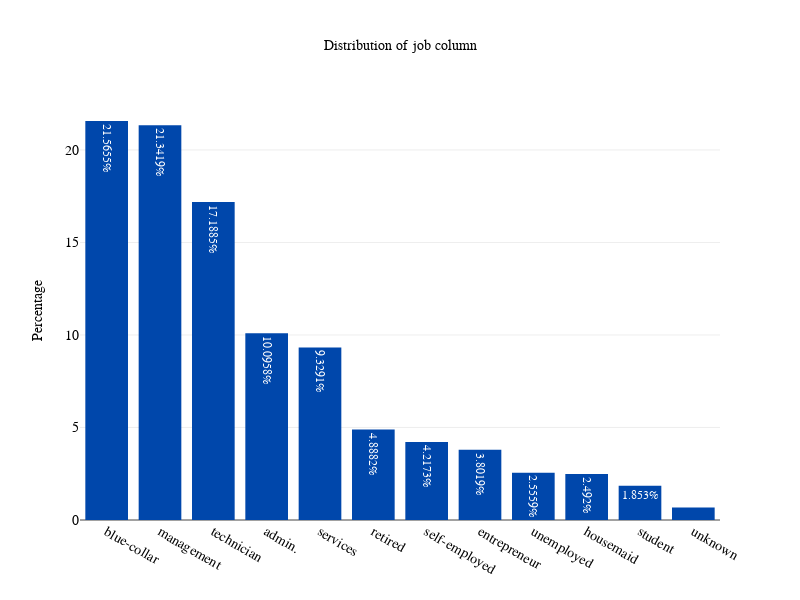
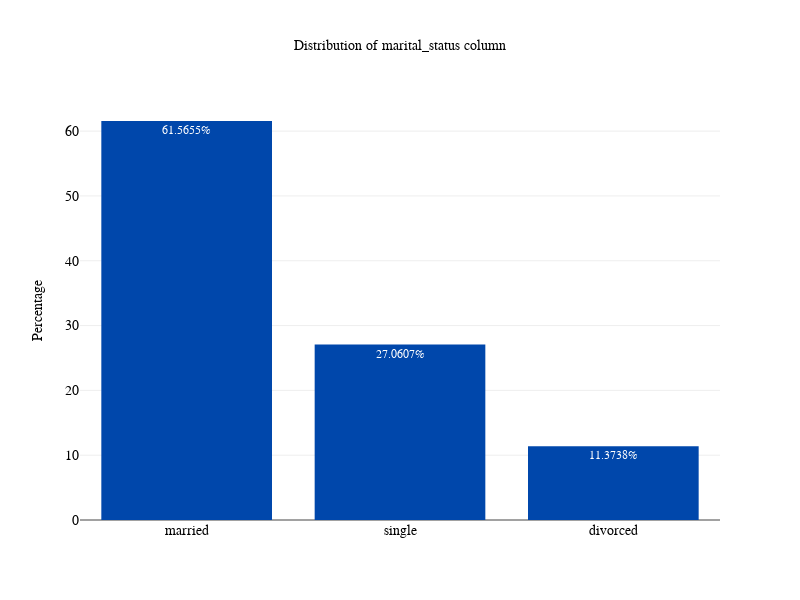
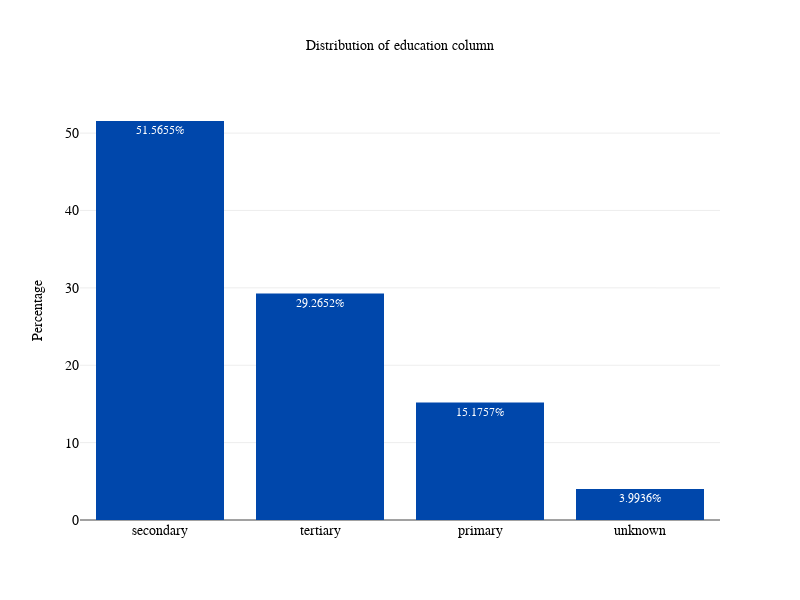
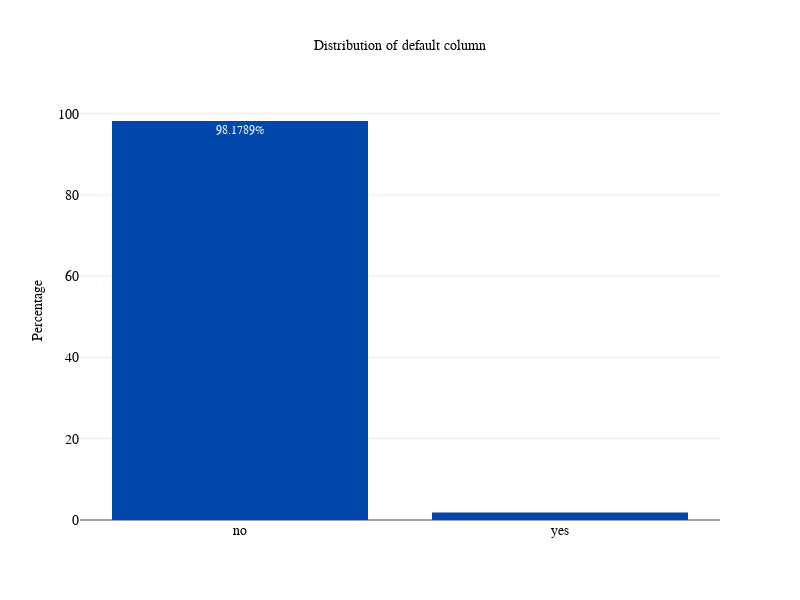

The notebook cell these images were saved under, in order:
### Code cell
for i in cat_Var_Names:
        plot_bar(trainingData ,i)

### Figure 1 — Plotly figure (JSON) as saved in the notebook; plotly's stock layout.template omitted (floating-point values rounded to 4 significant figures)
{"data": [{"marker": {"color": "#0047AB"}, "text": ["21.5655%", "21.3419%", "17.1885%", "10.0958%", "9.3291%", "4.8882%", "4.2173%", "3.8019%", "2.5559%", "2.492%", "1.853%", "0.6709%"], "textposition": "auto", "type": "bar", "x": ["blue-collar", "management", "technician", "admin.", "services", "retired", "self-employed", "entrepreneur", "unemployed", "housemaid", "student", "unknown"], "y": [21.57, 21.34, 17.19, 10.1, 9.329, 4.888, 4.217, 3.802, 2.556, 2.492, 1.853, 0.6709]}], "layout": {"autosize": false, "font": {"color": "white", "family": "Courier New, monospace", "size": 12}, "height": 600, "title": "Distribution of job column", "titlefont": {"color": "black", "family": "Courier New, monospace", "size": 14}, "width": 800, "xaxis": {"tickfont": {"color": "black", "family": "Courier New, monospace", "size": 14}}, "yaxis": {"tickfont": {"color": "black", "family": "Courier New, monospace", "size": 14}, "title": "Percentage", "titlefont": {"color": "black", "size": 14}}}}

### Figure 2 — Plotly figure (JSON) as saved in the notebook; plotly's stock layout.template omitted (floating-point values rounded to 4 significant figures)
{"data": [{"marker": {"color": "#0047AB"}, "text": ["61.5655%", "27.0607%", "11.3738%"], "textposition": "auto", "type": "bar", "x": ["married", "single", "divorced"], "y": [61.57, 27.06, 11.37]}], "layout": {"autosize": false, "font": {"color": "white", "family": "Courier New, monospace", "size": 12}, "height": 600, "title": "Distribution of marital_status column", "titlefont": {"color": "black", "family": "Courier New, monospace", "size": 14}, "width": 800, "xaxis": {"tickfont": {"color": "black", "family": "Courier New, monospace", "size": 14}}, "yaxis": {"tickfont": {"color": "black", "family": "Courier New, monospace", "size": 14}, "title": "Percentage", "titlefont": {"color": "black", "size": 14}}}}

### Figure 3 — Plotly figure (JSON) as saved in the notebook; plotly's stock layout.template omitted (floating-point values rounded to 4 significant figures)
{"data": [{"marker": {"color": "#0047AB"}, "text": ["51.5655%", "29.2652%", "15.1757%", "3.9936%"], "textposition": "auto", "type": "bar", "x": ["secondary", "tertiary", "primary", "unknown"], "y": [51.57, 29.27, 15.18, 3.994]}], "layout": {"autosize": false, "font": {"color": "white", "family": "Courier New, monospace", "size": 12}, "height": 600, "title": "Distribution of education column", "titlefont": {"color": "black", "family": "Courier New, monospace", "size": 14}, "width": 800, "xaxis": {"tickfont": {"color": "black", "family": "Courier New, monospace", "size": 14}}, "yaxis": {"tickfont": {"color": "black", "family": "Courier New, monospace", "size": 14}, "title": "Percentage", "titlefont": {"color": "black", "size": 14}}}}

### Figure 4 — Plotly figure (JSON) as saved in the notebook; plotly's stock layout.template omitted (floating-point values rounded to 4 significant figures)
{"data": [{"marker": {"color": "#0047AB"}, "text": ["98.1789%", "1.8211%"], "textposition": "auto", "type": "bar", "x": ["no", "yes"], "y": [98.18, 1.821]}], "layout": {"autosize": false, "font": {"color": "white", "family": "Courier New, monospace", "size": 12}, "height": 600, "title": "Distribution of default column", "titlefont": {"color": "black", "family": "Courier New, monospace", "size": 14}, "width": 800, "xaxis": {"tickfont": {"color": "black", "family": "Courier New, monospace", "size": 14}}, "yaxis": {"tickfont": {"color": "black", "family": "Courier New, monospace", "size": 14}, "title": "Percentage", "titlefont": {"color": "black", "size": 14}}}}
